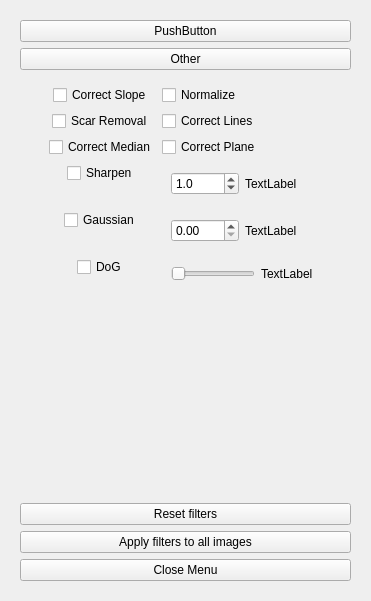
<?xml version="1.0" encoding="UTF-8"?>
<ui version="4.0">
 <class>Form</class>
 <widget class="QWidget" name="Form">
  <property name="geometry">
   <rect>
    <x>0</x>
    <y>0</y>
    <width>371</width>
    <height>601</height>
   </rect>
  </property>
  <property name="windowTitle">
   <string>Form</string>
  </property>
  <layout class="QHBoxLayout" name="horizontalLayout">
   <item>
    <widget class="QWidget" name="widget" native="true">
     <layout class="QVBoxLayout" name="verticalLayout">
      <item>
       <widget class="QPushButton" name="pushButton_2">
        <property name="text">
         <string>PushButton</string>
        </property>
       </widget>
      </item>
      <item>
       <widget class="QPushButton" name="pushButton">
        <property name="text">
         <string>Other</string>
        </property>
       </widget>
      </item>
      <item alignment="Qt::AlignHCenter">
       <widget class="QWidget" name="widget_3" native="true">
        <property name="minimumSize">
         <size>
          <width>0</width>
          <height>150</height>
         </size>
        </property>
        <property name="maximumSize">
         <size>
          <width>16777215</width>
          <height>16777215</height>
         </size>
        </property>
        <layout class="QFormLayout" name="formLayout">
         <property name="labelAlignment">
          <set>Qt::AlignCenter</set>
         </property>
         <property name="formAlignment">
          <set>Qt::AlignHCenter|Qt::AlignTop</set>
         </property>
         <item row="0" column="0">
          <widget class="QCheckBox" name="checkBox">
           <property name="text">
            <string>Correct Slope</string>
           </property>
          </widget>
         </item>
         <item row="0" column="1">
          <widget class="QCheckBox" name="checkBox_5">
           <property name="text">
            <string>Normalize</string>
           </property>
          </widget>
         </item>
         <item row="1" column="0">
          <widget class="QCheckBox" name="checkBox_6">
           <property name="text">
            <string>Scar Removal</string>
           </property>
          </widget>
         </item>
         <item row="1" column="1">
          <widget class="QCheckBox" name="checkBox_7">
           <property name="text">
            <string>Correct Lines</string>
           </property>
          </widget>
         </item>
         <item row="2" column="0">
          <widget class="QCheckBox" name="checkBox_4">
           <property name="text">
            <string>Correct Median</string>
           </property>
          </widget>
         </item>
         <item row="2" column="1">
          <widget class="QCheckBox" name="checkBox_3">
           <property name="text">
            <string>Correct Plane</string>
           </property>
          </widget>
         </item>
         <item row="5" column="0">
          <widget class="QCheckBox" name="checkBox_2">
           <property name="toolTip">
            <string/>
           </property>
           <property name="text">
            <string>DoG</string>
           </property>
          </widget>
         </item>
         <item row="5" column="1">
          <widget class="QWidget" name="widget_4" native="true">
           <property name="minimumSize">
            <size>
             <width>0</width>
             <height>20</height>
            </size>
           </property>
           <layout class="QGridLayout" name="gridLayout">
            <item row="1" column="0">
             <widget class="QSlider" name="horizontalSlider_3">
              <property name="minimum">
               <number>1</number>
              </property>
              <property name="maximum">
               <number>20</number>
              </property>
              <property name="singleStep">
               <number>1</number>
              </property>
              <property name="orientation">
               <enum>Qt::Horizontal</enum>
              </property>
             </widget>
            </item>
            <item row="1" column="1">
             <widget class="QLabel" name="label_3">
              <property name="text">
               <string>TextLabel</string>
              </property>
             </widget>
            </item>
           </layout>
          </widget>
         </item>
         <item row="4" column="0">
          <widget class="QCheckBox" name="checkBox_8">
           <property name="text">
            <string>Gaussian</string>
           </property>
          </widget>
         </item>
         <item row="4" column="1">
          <widget class="QWidget" name="widget_2" native="true">
           <layout class="QHBoxLayout" name="horizontalLayout_2">
            <item>
             <widget class="QDoubleSpinBox" name="doubleSpinBox">
              <property name="maximum">
               <double>10.000000000000000</double>
              </property>
              <property name="singleStep">
               <double>0.100000000000000</double>
              </property>
             </widget>
            </item>
            <item>
             <widget class="QLabel" name="label">
              <property name="text">
               <string>TextLabel</string>
              </property>
             </widget>
            </item>
           </layout>
          </widget>
         </item>
         <item row="3" column="0">
          <widget class="QCheckBox" name="checkBox_9">
           <property name="text">
            <string>Sharpen</string>
           </property>
          </widget>
         </item>
         <item row="3" column="1">
          <widget class="QWidget" name="widget_5" native="true">
           <layout class="QHBoxLayout" name="horizontalLayout_3">
            <item>
             <widget class="QDoubleSpinBox" name="doubleSpinBox_2">
              <property name="decimals">
               <number>1</number>
              </property>
              <property name="maximum">
               <double>10.000000000000000</double>
              </property>
              <property name="singleStep">
               <double>0.500000000000000</double>
              </property>
              <property name="value">
               <double>1.000000000000000</double>
              </property>
             </widget>
            </item>
            <item>
             <widget class="QLabel" name="label_2">
              <property name="text">
               <string>TextLabel</string>
              </property>
             </widget>
            </item>
           </layout>
          </widget>
         </item>
        </layout>
       </widget>
      </item>
      <item>
       <widget class="QPushButton" name="pushButton_4">
        <property name="text">
         <string>Reset filters</string>
        </property>
       </widget>
      </item>
      <item>
       <widget class="QPushButton" name="pushButton_3">
        <property name="text">
         <string>Apply filters to all images</string>
        </property>
       </widget>
      </item>
      <item>
       <widget class="QPushButton" name="pushButton_5">
        <property name="text">
         <string>Close Menu</string>
        </property>
       </widget>
      </item>
     </layout>
    </widget>
   </item>
  </layout>
 </widget>
 <resources/>
 <connections/>
</ui>
